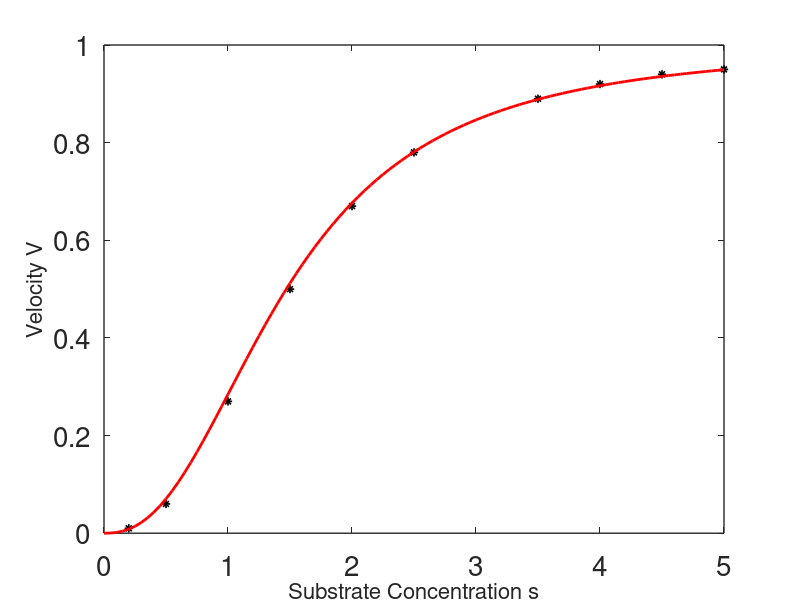
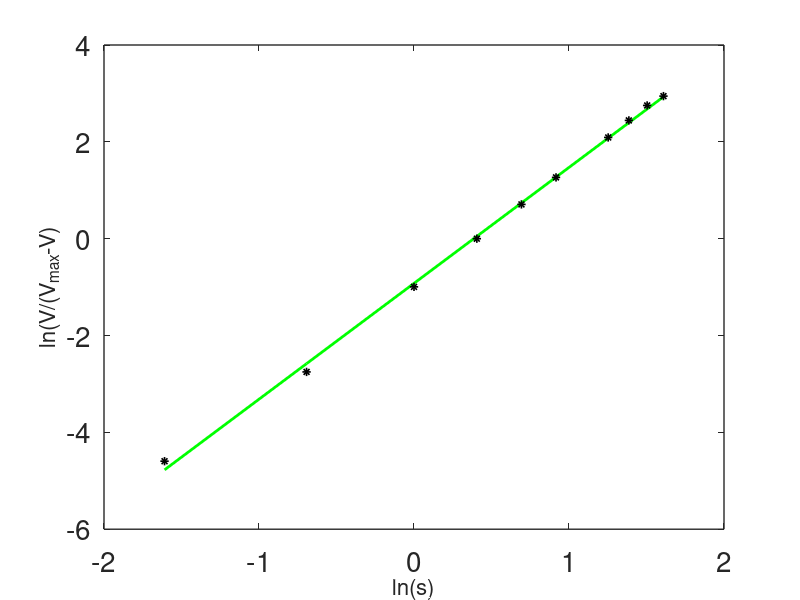

The MATLAB source for these figures, in order:
set(0,                           ...
   'defaultaxesfontsize', 20,   ...
   'defaultaxeslinewidth', 1.0, ...
   'defaultlinelinewidth', 1.2, ...
   'defaultpatchlinewidth', 0.7);
   
S=[.2;.5;1;1.5;2;2.5;;3.5;4;4.5;5];
enop=2.5;
KM=1.5;
VD=S.^enop./(KM^enop+S.^enop);
vmax = 1;
V=[.01;.060;.27;.50;.67;.78;.89;.92;.94;.95];
G=log(V./(1-V));
ls=log(S);
N=10;
A=[ones(1,N)',ls];
B=transpose(A)*A;
c=transpose(A)*G;
b=B\c;
s=[0:100]/20;
n=b(2);
km = exp(-b(1));
gv=s.^n./(s.^n+km);
figure(1);
plot(S,V,'k*',s,gv,'r','linewidth',2)
xlabel('Substrate Concentration s','fontsize',16)
ylabel('Velocity V','fontsize',16)

f=b(2)*ls+b(1);
figure(2);
plot(ls,f,'g','linewidth',2)
hold on
plot(ls,G,'k*')
xlabel('ln(s)','fontsize',16);
ylabel('ln(V/(V_{max}-V)','fontsize',16)
Km=exp(-b(1)/b(2))
